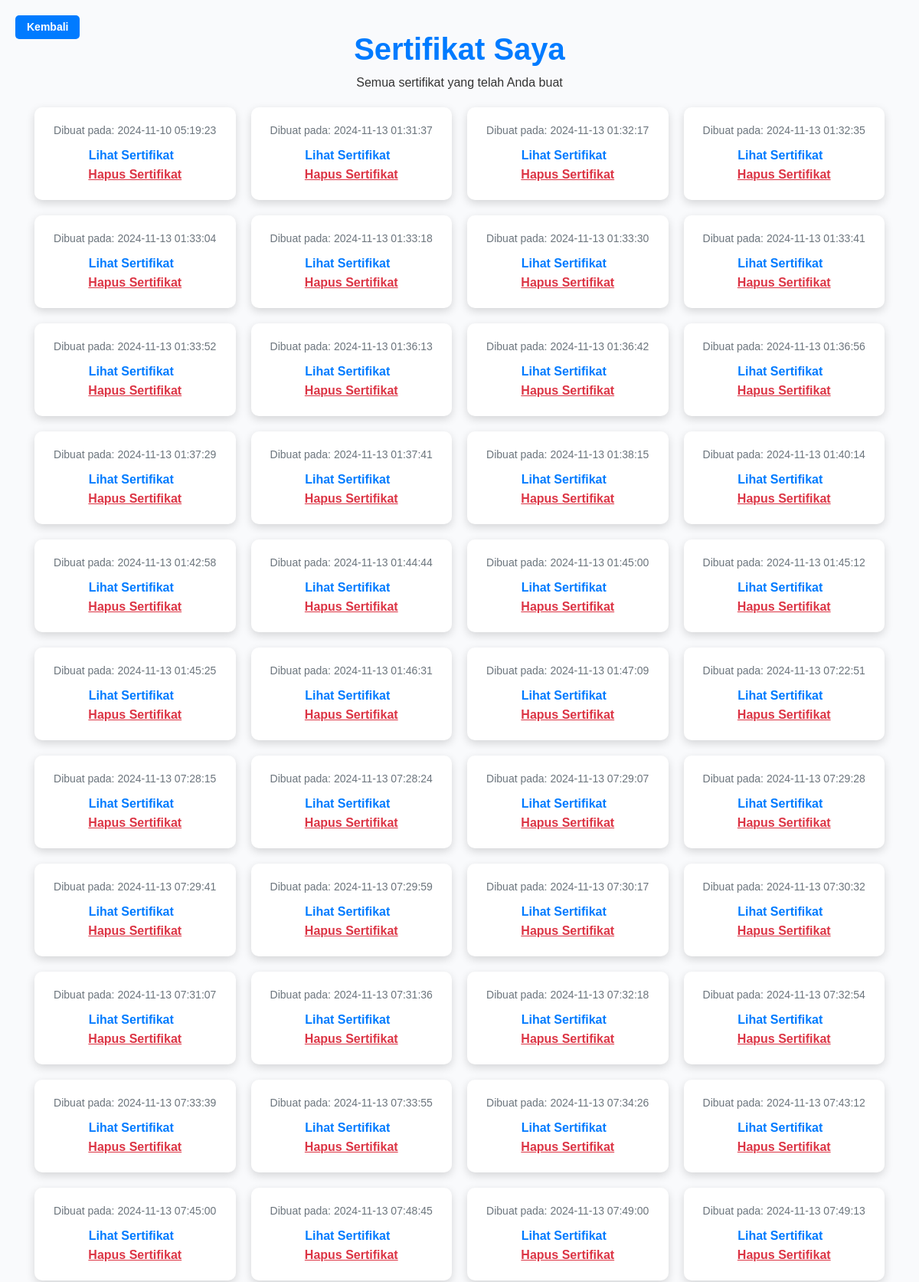
Page /my_certificates.php (signed in, upper part) on the committed database.
### tables this page shows
CREATE TABLE `certificates` (
  `id` int(11) NOT NULL,
  `user_id` int(11) NOT NULL,
  `template` varchar(255) NOT NULL,
  `cert_number` varchar(50) NOT NULL,
  `recipient_name` varchar(100) NOT NULL,
  `event_description` text NOT NULL,
  `chairperson_name` varchar(100) NOT NULL,
  `created_at` timestamp NOT NULL DEFAULT current_timestamp(),
  `logo_path` varchar(255) DEFAULT NULL,
  `file_path` varchar(255) DEFAULT NULL,
  `file_name` varchar(255) DEFAULT NULL
);

### my_certificates.php (the view, shortened to what this page needs)
<?php
require('db.php');
$user_id = $_SESSION['user_id'];
$query = "SELECT * FROM certificates WHERE user_id = '$user_id'";
$result = $conn->query($query);
?>
<!DOCTYPE html>
<html lang="id">
<head>
    <link rel="stylesheet" href="https://stackpath.bootstrapcdn.com/bootstrap/4.5.2/css/bootstrap.min.css">
</head>
<body>
    <div class="container">
        <div class="header">
            <h1>Sertifikat Saya</h1>
            <p>Semua sertifikat yang telah Anda buat</p>
        </div>
        <a href="index.php" class="back-button">Kembali</a>
        <div class="gallery-container">
            <?php if ($result->num_rows > 0): ?>
                <?php while ($row = $result->fetch_assoc()): ?>
                    <div class="certificate-card">
                        <div class="certificate-date">Dibuat pada: <?php echo $row['created_at']; ?></div>
                        <?php
                            $certificate_path = "uploads/" . $row['file_name'];
                        ?>
                        <a href="<?php echo $certificate_path; ?>" target="_blank">Lihat Sertifikat</a>
                        <form action="delete_certificate.php" method="post" style="display:inline;">
                            <button type="submit" class="delete-btn" onclick="return confirm('Apakah Anda yakin ingin menghapus sertifikat ini?')">Hapus Sertifikat</button>
                        </form>
                    </div>
                <?php endwhile; ?>
            <?php else: ?>
                <p>Tidak ada sertifikat yang ditemukan.</p>
            <?php endif; ?>
        </div>
    </div>
</body>
</html>

### my_certificates.php (style rules this page uses)
body { background-color: #f9fafc; font-family: Arial, sans-serif; }
.container { margin-top: 40px; }
.header { text-align: center; margin-bottom: 20px; color: #333; }
.header h1 { font-weight: bold; color: #007bff; }
.back-button { display: inline-block; font-size: 14px; padding: 5px 15px; font-weight: bold; background-color: #007bff; color: #fff; border-radius: 5px; text-decoration: none; position: absolute; top: 20px; left: 20px; transition: background-color 0.3s ease; }
.certificate-card { position: relative; overflow: hidden; border-radius: 10px; box-shadow: 0px 4px 12px rgba(0, 0, 0, 0.15); padding: 20px; background-color: #fff; transition: transform 0.3s ease; text-align: center; }
.certificate-card a { font-weight: bold; color: #007bff; text-decoration: none; margin-right: 10px; }
.delete-btn { font-weight: bold; color: #dc3545; background: none; border: none; cursor: pointer; text-decoration: underline; }
.certificate-date { font-size: 14px; color: #6c757d; margin-bottom: 10px; }
.gallery-container { display: grid; grid-template-columns: repeat(auto-fill, minmax(250px, 1fr)); gap: 20px; }

### rows in the picture
certificates: created_at "2024-11-10 05:19:23"
certificates: created_at "2024-11-13 01:31:37"
certificates: created_at "2024-11-13 01:32:17"
certificates: created_at "2024-11-13 01:32:35"
certificates: created_at "2024-11-13 01:33:04"
certificates: created_at "2024-11-13 01:33:18"
certificates: created_at "2024-11-13 01:33:30"
certificates: created_at "2024-11-13 01:33:41"
certificates: created_at "2024-11-13 01:33:52"
certificates: created_at "2024-11-13 01:36:13"
certificates: created_at "2024-11-13 01:36:42"
certificates: created_at "2024-11-13 01:36:56"
certificates: created_at "2024-11-13 01:37:29"
certificates: created_at "2024-11-13 01:37:41"
certificates: created_at "2024-11-13 01:38:15"
certificates: created_at "2024-11-13 01:40:14"
certificates: created_at "2024-11-13 01:42:58"
certificates: created_at "2024-11-13 01:44:44"
certificates: created_at "2024-11-13 01:45:00"
certificates: created_at "2024-11-13 01:45:12"
certificates: created_at "2024-11-13 01:45:25"
certificates: created_at "2024-11-13 01:46:31"
certificates: created_at "2024-11-13 01:47:09"
certificates: created_at "2024-11-13 07:22:51"
certificates: created_at "2024-11-13 07:28:15"
certificates: created_at "2024-11-13 07:28:24"
certificates: created_at "2024-11-13 07:29:07"
certificates: created_at "2024-11-13 07:29:28"
certificates: created_at "2024-11-13 07:29:41"
certificates: created_at "2024-11-13 07:29:59"
certificates: created_at "2024-11-13 07:30:17"
certificates: created_at "2024-11-13 07:30:32"
certificates: created_at "2024-11-13 07:31:07"
certificates: created_at "2024-11-13 07:31:36"
certificates: created_at "2024-11-13 07:32:18"
certificates: created_at "2024-11-13 07:32:54"
certificates: created_at "2024-11-13 07:33:39"
certificates: created_at "2024-11-13 07:33:55"
certificates: created_at "2024-11-13 07:34:26"
certificates: created_at "2024-11-13 07:43:12"
certificates: created_at "2024-11-13 07:45:00"
certificates: created_at "2024-11-13 07:48:45"
certificates: created_at "2024-11-13 07:49:00"
certificates: created_at "2024-11-13 07:49:13"
